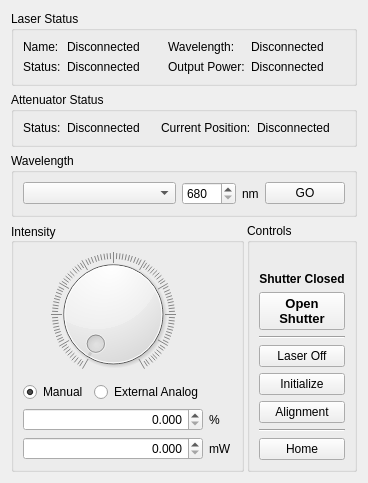
      <widget class="QWidget" name="main_tab">
       <property name="toolTip">
        <string>This tab shows the current operating status of the LED driver</string>
       </property>
       <attribute name="title">
        <string>Main</string>
       </attribute>
       <layout class="QGridLayout" name="gridLayout_2" rowstretch="0,0,0,10,0" columnstretch="10,0" columnminimumwidth="0,0">
        <property name="horizontalSpacing">
         <number>3</number>
        </property>
        <item row="0" column="0" colspan="2" alignment="Qt::AlignTop">
         <widget class="QGroupBox" name="main_laser_status_box">
          <property name="maximumSize">
           <size>
            <width>16777215</width>
            <height>500</height>
           </size>
          </property>
          <property name="toolTip">
           <string>Identification of the active LED driver</string>
          </property>
          <property name="title">
           <string>Laser Status</string>
          </property>
          <layout class="QGridLayout" name="gridLayout_3" columnstretch="0,10,0,10">
           <item row="1" column="1">
            <widget class="QLabel" name="main_laser_status_label2">
             <property name="text">
              <string>Disconnected</string>
             </property>
            </widget>
           </item>
           <item row="1" column="3">
            <widget class="QLabel" name="main_laser_power_label2">
             <property name="text">
              <string>Disconnected</string>
             </property>
            </widget>
           </item>
           <item row="1" column="0">
            <widget class="QLabel" name="main_laser_status_label1">
             <property name="toolTip">
              <string>Custom driver name set in configuration</string>
             </property>
             <property name="text">
              <string>Status:</string>
             </property>
            </widget>
           </item>
           <item row="0" column="0">
            <widget class="QLabel" name="main_laser_name_label1">
             <property name="text">
              <string>Name:</string>
             </property>
            </widget>
           </item>
           <item row="1" column="2">
            <widget class="QLabel" name="main_laser_power_label1">
             <property name="toolTip">
              <string>USB serial number of the Teensy controlling the LED driver.</string>
             </property>
             <property name="text">
              <string>Output Power:</string>
             </property>
            </widget>
           </item>
           <item row="0" column="1">
            <widget class="QLabel" name="main_laser_name_label2">
             <property name="text">
              <string>Disconnected</string>
             </property>
            </widget>
           </item>
           <item row="0" column="2">
            <widget class="QLabel" name="main_laser_wavelength_label1">
             <property name="text">
              <string>Wavelength: </string>
             </property>
            </widget>
           </item>
           <item row="0" column="3">
            <widget class="QLabel" name="main_laser_wavelength_label2">
             <property name="text">
              <string>Disconnected</string>
             </property>
            </widget>
           </item>
          </layout>
         </widget>
        </item>
        <item row="3" column="1" rowspan="2">
         <widget class="QGroupBox" name="main_controls_box">
          <property name="title">
           <string>Controls</string>
          </property>
          <layout class="QGridLayout" name="gridLayout_5" rowstretch="0,0,10,0,0,0,0,0,0,0,0" columnstretch="0">
           <item row="8" column="0">
            <widget class="QPushButton" name="main_controls_alignment_button">
             <property name="text">
              <string>Alignment</string>
             </property>
            </widget>
           </item>
           <item row="0" column="0">
            <widget class="QLabel" name="main_controls_icon_label">
             <property name="sizePolicy">
              <sizepolicy hsizetype="Minimum" vsizetype="Minimum">
               <horstretch>0</horstretch>
               <verstretch>0</verstretch>
              </sizepolicy>
             </property>
             <property name="text">
              <string/>
             </property>
             <property name="pixmap">
              <pixmap resource="resources.qrc">:/newPrefix/100px-Laser-symbol - faded.svg.png</pixmap>
             </property>
             <property name="scaledContents">
              <bool>false</bool>
             </property>
            </widget>
           </item>
           <item row="5" column="0">
            <widget class="QPushButton" name="main_controls_off_button">
             <property name="text">
              <string>Laser Off</string>
             </property>
            </widget>
           </item>
           <item row="10" column="0">
            <widget class="QPushButton" name="main_controls_home_button">
             <property name="text">
              <string>Home</string>
             </property>
            </widget>
           </item>
           <item row="4" column="0">
            <widget class="Line" name="main_controls_line1">
             <property name="orientation">
              <enum>Qt::Horizontal</enum>
             </property>
            </widget>
           </item>
           <item row="7" column="0">
            <widget class="QPushButton" name="main_controls_initialize_button">
             <property name="text">
              <string>Initialize</string>
             </property>
            </widget>
           </item>
           <item row="1" column="0">
            <widget class="QLabel" name="main_controls_shutter_label">
             <property name="font">
              <font>
               <weight>75</weight>
               <bold>true</bold>
              </font>
             </property>
             <property name="text">
              <string>Shutter Closed</string>
             </property>
             <property name="alignment">
              <set>Qt::AlignCenter</set>
             </property>
            </widget>
           </item>
           <item row="2" column="0" rowspan="2">
            <widget class="QPushButton" name="main_controls_shutter_button">
             <property name="sizePolicy">
              <sizepolicy hsizetype="Expanding" vsizetype="Expanding">
               <horstretch>0</horstretch>
               <verstretch>0</verstretch>
              </sizepolicy>
             </property>
             <property name="font">
              <font>
               <pointsize>10</pointsize>
               <weight>75</weight>
               <bold>true</bold>
              </font>
             </property>
             <property name="text">
              <string>Open 
Shutter</string>
             </property>
            </widget>
           </item>
           <item row="9" column="0">
            <widget class="Line" name="main_controls_line2">
             <property name="orientation">
              <enum>Qt::Horizontal</enum>
             </property>
            </widget>
           </item>
          </layout>
         </widget>
        </item>
        <item row="2" column="0" colspan="2" alignment="Qt::AlignTop">
         <widget class="QGroupBox" name="main_wavelength_box">
          <property name="toolTip">
           <string>Select active LED channel on driver</string>
          </property>
          <property name="title">
           <string>Wavelength</string>
          </property>
          <layout class="QGridLayout" name="gridLayout_6" columnstretch="10,0,0,0">
           <item row="0" column="1">
            <widget class="QSpinBox" name="main_wavelength_default5_spinBox">
             <property name="sizePolicy">
              <sizepolicy hsizetype="Maximum" vsizetype="Fixed">
               <horstretch>0</horstretch>
               <verstretch>0</verstretch>
              </sizepolicy>
             </property>
             <property name="minimum">
              <number>680</number>
             </property>
             <property name="maximum">
              <number>1080</number>
             </property>
            </widget>
           </item>
           <item row="0" column="0">
            <widget class="QComboBox" name="comboBox"/>
           </item>
           <item row="0" column="2">
            <widget class="QLabel" name="main_wavelength_default5_label">
             <property name="text">
              <string>nm</string>
             </property>
            </widget>
           </item>
           <item row="0" column="3">
            <widget class="QPushButton" name="pushButton">
             <property name="text">
              <string>GO</string>
             </property>
            </widget>
           </item>
          </layout>
         </widget>
        </item>
        <item row="3" column="0" rowspan="2">
         <widget class="QGroupBox" name="main_intensity_control_box">
          <property name="toolTip">
           <string>Adjust the active LED intensity</string>
          </property>
          <property name="title">
           <string>Intensity</string>
          </property>
          <property name="alignment">
           <set>Qt::AlignLeading|Qt::AlignLeft|Qt::AlignVCenter</set>
          </property>
          <layout class="QGridLayout" name="gridLayout_4" columnstretch="10,10,0">
           <item row="4" column="0" colspan="2">
            <widget class="QDoubleSpinBox" name="doubleSpinBox">
             <property name="alignment">
              <set>Qt::AlignRight|Qt::AlignTrailing|Qt::AlignVCenter</set>
             </property>
             <property name="decimals">
              <number>3</number>
             </property>
            </widget>
           </item>
           <item row="3" column="2">
            <widget class="QLabel" name="main_intensity_percent_label">
             <property name="text">
              <string>%</string>
             </property>
            </widget>
           </item>
           <item row="0" column="0" colspan="2">
            <widget class="QDial" name="main_intensity_dial">
             <property name="enabled">
              <bool>true</bool>
             </property>
             <property name="toolTip">
              <string>Rotate to adjust the active LED intensity</string>
             </property>
             <property name="whatsThis">
              <string>Tiriac knob</string>
             </property>
             <property name="maximum">
              <number>100000</number>
             </property>
             <property name="singleStep">
              <number>10</number>
             </property>
             <property name="pageStep">
              <number>100</number>
             </property>
             <property name="invertedAppearance">
              <bool>false</bool>
             </property>
             <property name="wrapping">
              <bool>false</bool>
             </property>
             <property name="notchTarget">
              <double>1.000000000000000</double>
             </property>
             <property name="notchesVisible">
              <bool>true</bool>
             </property>
            </widget>
           </item>
           <item row="4" column="2">
            <widget class="QLabel" name="label_7">
             <property name="text">
              <string>mW</string>
             </property>
            </widget>
           </item>
           <item row="3" column="0" colspan="2">
            <widget class="QDoubleSpinBox" name="main_intensity_spinbox">
             <property name="enabled">
              <bool>true</bool>
             </property>
             <property name="toolTip">
              <string>Shows/sets the LED intensity </string>
             </property>
             <property name="alignment">
              <set>Qt::AlignRight|Qt::AlignTrailing|Qt::AlignVCenter</set>
             </property>
             <property name="readOnly">
              <bool>false</bool>
             </property>
             <property name="decimals">
              <number>3</number>
             </property>
             <property name="maximum">
              <double>100.000000000000000</double>
             </property>
             <property name="singleStep">
              <double>0.001000000000000</double>
             </property>
            </widget>
           </item>
           <item row="1" column="0">
            <widget class="QRadioButton" name="main_intensity_manual_button">
             <property name="toolTip">
              <string>Adjust the LED intensity via PWM</string>
             </property>
             <property name="text">
              <string>Manual</string>
             </property>
             <property name="checked">
              <bool>true</bool>
             </property>
             <attribute name="buttonGroup">
              <string notr="true">main_intensity_button_group</string>
             </attribute>
            </widget>
           </item>
           <item row="1" column="1">
            <widget class="QRadioButton" name="main_intensity_external_button">
             <property name="text">
              <string>External Analog</string>
             </property>
            </widget>
           </item>
          </layout>
         </widget>
        </item>
        <item row="1" column="0" colspan="2">
         <widget class="QGroupBox" name="main_attenuator_status_box">
          <property name="title">
           <string>Attenuator Status</string>
          </property>
          <layout class="QGridLayout" name="gridLayout_56" columnstretch="0,10,0,10">
           <item row="0" column="1">
            <widget class="QLabel" name="main_attenuator_status_label2">
             <property name="text">
              <string>Disconnected</string>
             </property>
            </widget>
           </item>
           <item row="0" column="0">
            <widget class="QLabel" name="main_attenuator_status_label1">
             <property name="text">
              <string>Status:</string>
             </property>
            </widget>
           </item>
           <item row="0" column="3">
            <widget class="QLabel" name="main_attenuator_position_label2">
             <property name="text">
              <string>Disconnected</string>
             </property>
            </widget>
           </item>
           <item row="0" column="2">
            <widget class="QLabel" name="main_attenuator_position_label1">
             <property name="text">
              <string>Current Position:</string>
             </property>
            </widget>
           </item>
          </layout>
         </widget>
        </item>
       </layout>
      </widget>
